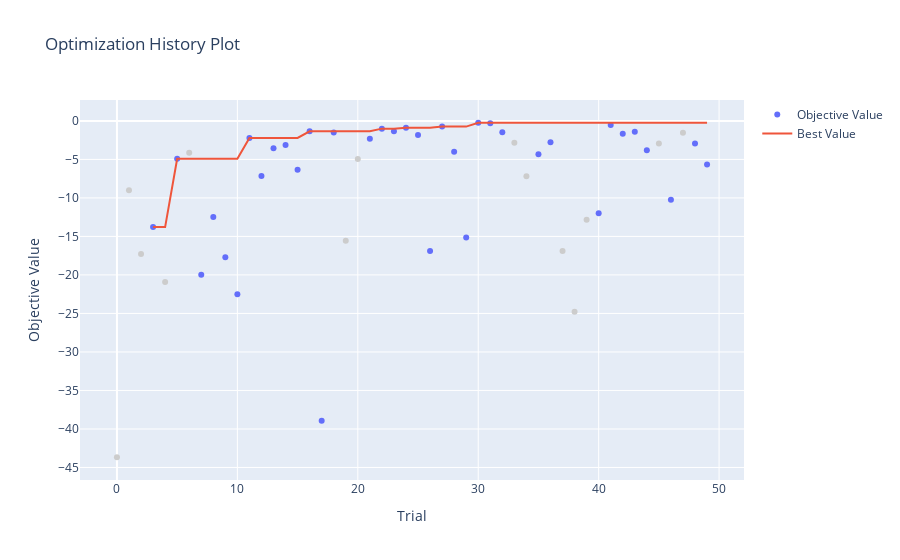

Write notebook code for a chart like this one.
### Code cell
optuna.visualization.plot_optimization_history(study)

### Figure 1 — Plotly figure (JSON) as saved in the notebook; plotly's stock layout.template omitted (floating-point values rounded to 4 significant figures)
{"data": [{"mode": "markers", "name": "Objective Value", "type": "scatter", "x": [3, 5, 7, 8, 9, 10, 11, 12, 13, 14, 15, 16, 17, 18, 21, 22, 23, 24, 25, 26, 27, 28, 29, 30, 31, 32, 35, 36, 40, 41, 42, 43, 44, 46, 48, 49], "y": [-13.78, -4.927, -19.98, -12.47, -17.71, -22.52, -2.21, -7.16, -3.56, -3.114, -6.338, -1.354, -38.94, -1.512, -2.31, -1.004, -1.338, -0.8855, -1.826, -16.91, -0.7372, -4.008, -15.13, -0.2404, -0.2892, -1.488, -4.316, -2.785, -11.99, -0.5467, -1.666, -1.401, -3.8, -10.24, -2.92, -5.674]}, {"mode": "lines", "name": "Best Value", "type": "scatter", "x": [0, 1, 2, 3, 4, 5, 6, 7, 8, 9, 10, 11, 12, 13, 14, 15, 16, 17, 18, 19, 20, 21, 22, 23, 24, 25, 26, 27, 28, 29, 30, 31, 32, 33, 34, 35, 36, 37, 38, 39, 40, 41, 42, 43, 44, 45, 46, 47, 48, 49], "y": [null, null, null, -13.78, -13.78, -4.927, -4.927, -4.927, -4.927, -4.927, -4.927, -2.21, -2.21, -2.21, -2.21, -2.21, -1.354, -1.354, -1.354, -1.354, -1.354, -1.354, -1.004, -1.004, -0.8855, -0.8855, -0.8855, -0.7372, -0.7372, -0.7372, -0.2404, -0.2404, -0.2404, -0.2404, -0.2404, -0.2404, -0.2404, -0.2404, -0.2404, -0.2404, -0.2404, -0.2404, -0.2404, -0.2404, -0.2404, -0.2404, -0.2404, -0.2404, -0.2404, -0.2404]}, {"marker": {"color": "#cccccc"}, "mode": "markers", "name": "Infeasible Trial", "showlegend": false, "type": "scatter", "x": [0, 1, 2, 4, 6, 19, 20, 33, 34, 37, 38, 39, 45, 47], "y": [-43.67, -9.012, -17.29, -20.92, -4.129, -15.56, -4.946, -2.836, -7.177, -16.9, -24.78, -12.85, -2.946, -1.547]}], "layout": {"title": {"text": "Optimization History Plot"}, "xaxis": {"title": {"text": "Trial"}}, "yaxis": {"title": {"text": "Objective Value"}}}}
